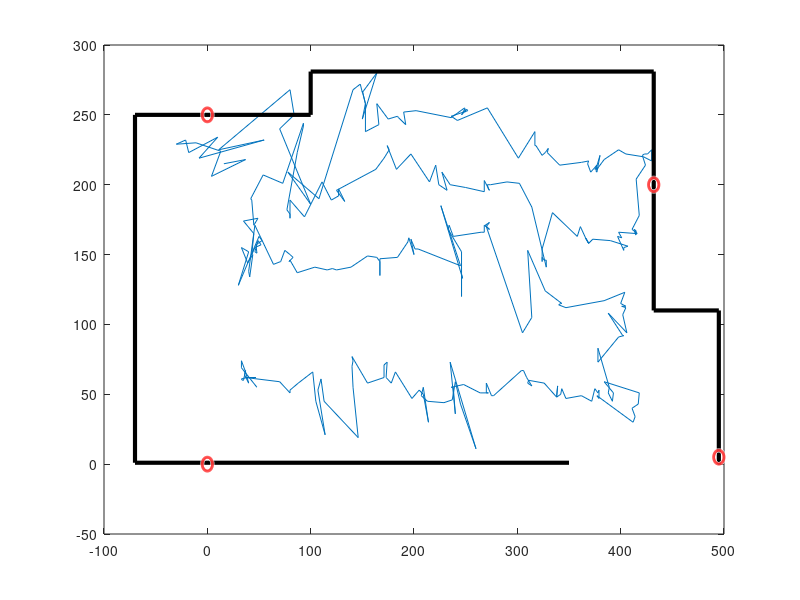
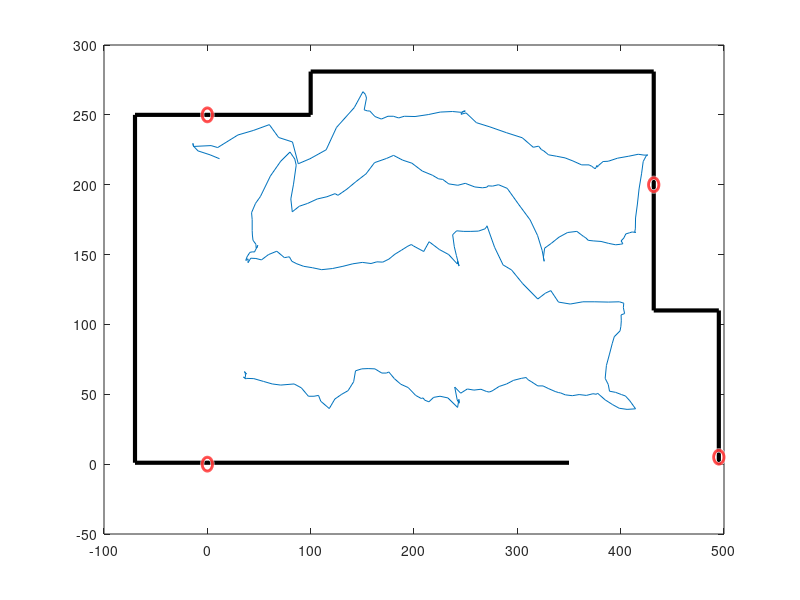
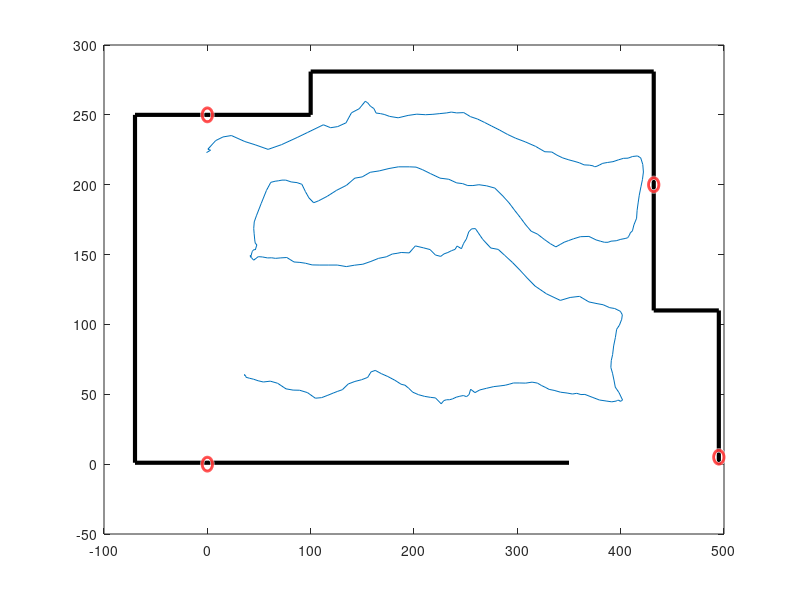
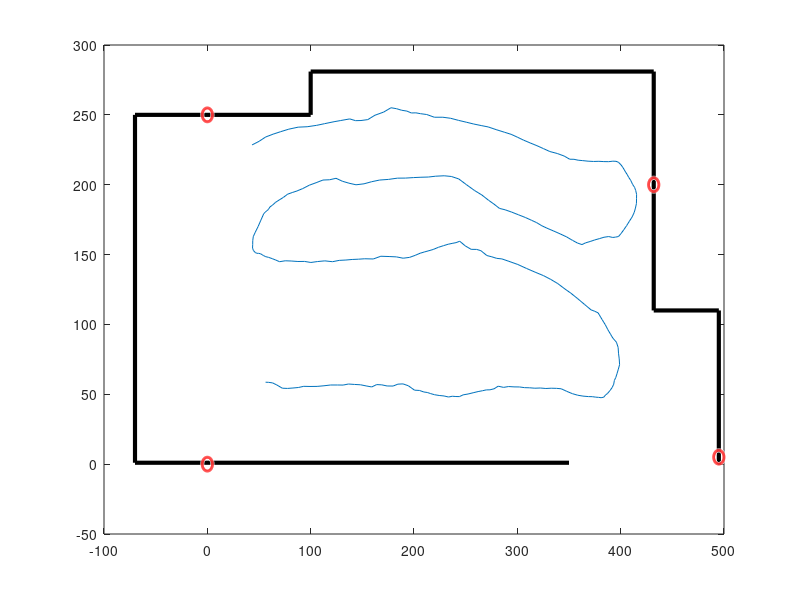

The MATLAB script that drew these images, in order: (Note: this script raises an error after producing the figures.)
%% Clear all and add the variables

clear all
load('RecognitionRoute1.mat');
%load('RecognitionRoute1_replay.mat')

%% Plot route with different average windows

InitOfCorrectData = 5;

windowSize = 5;
b = (1/windowSize)*ones(1,windowSize);
a = 1;

y5 = filter(b,a,y_calculated(InitOfCorrectData:end));
x5 = filter(b,a,x_calculated(InitOfCorrectData:end));
x5 = x5(windowSize:end); 
y5 = y5(windowSize:end); 


windowSize = 10;
b = (1/windowSize)*ones(1,windowSize);
a = 1;

y10 = filter(b,a,y_calculated(InitOfCorrectData:end));
x10 = filter(b,a,x_calculated(InitOfCorrectData:end));
x10 = x10(windowSize:end); 
y10 = y10(windowSize:end); 

rssi1_filt = filter(b,a,rssi1(InitOfCorrectData:end));
rssi2_filt = filter(b,a,rssi2(InitOfCorrectData:end));
rssi3_filt = filter(b,a,rssi3(InitOfCorrectData:end));
rssi4_filt = filter(b,a,rssi4(InitOfCorrectData:end));

rssi1_filt = rssi1_filt(windowSize:end);
rssi2_filt = rssi2_filt(windowSize:end);
rssi3_filt = rssi3_filt(windowSize:end);
rssi4_filt = rssi4_filt(windowSize:end);

windowSize = 20;
b = (1/windowSize)*ones(1,windowSize);
a = 1;

y20 = filter(b,a,y_calculated(InitOfCorrectData:end));
x20 = filter(b,a,x_calculated(InitOfCorrectData:end));
x20 = x20(windowSize:end); 
y20 = y20(windowSize:end);

figure

plot(x_calculated(InitOfCorrectData:end), y_calculated(InitOfCorrectData:end))
hold on
%plot room
line([-70,350],[1,1], 'LineWidth',3, 'Color', 'k')
line([-70,-70],[1,250], 'LineWidth',3, 'Color', 'k')
line([-70,100],[250,250], 'LineWidth',3, 'Color', 'k')
line([100,100],[250,281], 'LineWidth',3, 'Color', 'k')
line([100,432],[281,281], 'LineWidth',3, 'Color', 'k')
line([432,432],[281,110], 'LineWidth',3, 'Color', 'k')
line([432,495],[110,110], 'LineWidth',3, 'Color', 'k')
line([495,495],[110,0], 'LineWidth',3, 'Color', 'k')
viscircles([432,200],5) %node 1
viscircles([0,0],5) %node 2
viscircles([495,5],5) %node 3
viscircles([0,250],5) %node 4

figure
plot(x5,y5)
hold on
%plot room
line([-70,350],[1,1], 'LineWidth',3, 'Color', 'k')
line([-70,-70],[1,250], 'LineWidth',3, 'Color', 'k')
line([-70,100],[250,250], 'LineWidth',3, 'Color', 'k')
line([100,100],[250,281], 'LineWidth',3, 'Color', 'k')
line([100,432],[281,281], 'LineWidth',3, 'Color', 'k')
line([432,432],[281,110], 'LineWidth',3, 'Color', 'k')
line([432,495],[110,110], 'LineWidth',3, 'Color', 'k')
line([495,495],[110,0], 'LineWidth',3, 'Color', 'k')
viscircles([432,200],5) %node 1
viscircles([0,0],5) %node 2
viscircles([495,5],5) %node 3
viscircles([0,250],5) %node 4

figure
plot(x10,y10)
hold on
%plot room
line([-70,350],[1,1], 'LineWidth',3, 'Color', 'k')
line([-70,-70],[1,250], 'LineWidth',3, 'Color', 'k')
line([-70,100],[250,250], 'LineWidth',3, 'Color', 'k')
line([100,100],[250,281], 'LineWidth',3, 'Color', 'k')
line([100,432],[281,281], 'LineWidth',3, 'Color', 'k')
line([432,432],[281,110], 'LineWidth',3, 'Color', 'k')
line([432,495],[110,110], 'LineWidth',3, 'Color', 'k')
line([495,495],[110,0], 'LineWidth',3, 'Color', 'k')
viscircles([432,200],5) %node 1
viscircles([0,0],5) %node 2
viscircles([495,5],5) %node 3
viscircles([0,250],5) %node 4

figure
plot(x20,y20)
hold on
%plot room
line([-70,350],[1,1], 'LineWidth',3, 'Color', 'k')
line([-70,-70],[1,250], 'LineWidth',3, 'Color', 'k')
line([-70,100],[250,250], 'LineWidth',3, 'Color', 'k')
line([100,100],[250,281], 'LineWidth',3, 'Color', 'k')
line([100,432],[281,281], 'LineWidth',3, 'Color', 'k')
line([432,432],[281,110], 'LineWidth',3, 'Color', 'k')
line([432,495],[110,110], 'LineWidth',3, 'Color', 'k')
line([495,495],[110,0], 'LineWidth',3, 'Color', 'k')
viscircles([432,200],5) %node 1
viscircles([0,0],5) %node 2
viscircles([495,5],5) %node 3
viscircles([0,250],5) %node 4

%% Plot RSSI signals

figure
plot(rssi1_filt)
hold on
plot(rssi2_filt)
hold on
plot(rssi3_filt)
hold on
plot(rssi4_filt)

figure
plot(rssi1)
hold on
plot(rssi2)
hold on
plot(rssi3)
hold on
plot(rssi4)

%% Trilateration Test

%Calcultes distance using  formula
txPower = -51;
d_signal_1 = 10.^( (txPower - rssi1_filt)/20);
d_signal_2 = 10.^( (txPower - rssi2_filt)/20);
d_signal_3 = 10.^( (txPower - rssi3_filt)/20);
d_signal_4 = 10.^( (txPower - rssi4_filt)/20);

func = fittype('sqrt( (x-x0)^2 + (y-y0)^2 )');

%% Fingerprinting

t1 = table(x10,y10,rssi1_filt);
model_rssi1 = fitrgp(t1,'rssi1_filt');

t2 = table(x10,y10,rssi2_filt);
model_rssi2 = fitrgp(t2,'rssi2_filt');

t3 = table(x10,y10,rssi3_filt);
model_rssi3 = fitrgp(t3,'rssi3_filt');

t4 = table(x10,y10,rssi4_filt);
model_rssi4 = fitrgp(t4,'rssi4_filt');

%% HeatMap
clear heat_rssi1

cell_dimention = 20;
room_x = linspace(0,500, round(500/cell_dimention));
room_y = linspace(0,250, round(250/cell_dimention)); 

heat_rssi1 =  zeros(size(room_x,2),size(room_y,2));
heat_rssi2 =  zeros(size(room_x,2),size(room_y,2));
heat_rssi3 =  zeros(size(room_x,2),size(room_y,2));
heat_rssi4 =  zeros(size(room_x,2),size(room_y,2));

for i=1:size(heat_rssi1,1)
    for j = 1:size(heat_rssi1,2)
        heat_rssi1(i,j) = model_rssi1.predict([room_x(i),room_y(j)]);
        heat_rssi2(i,j) = model_rssi2.predict([room_x(i),room_y(j)]);
        heat_rssi3(i,j) = model_rssi3.predict([room_x(i),room_y(j)]);
        heat_rssi4(i,j) = model_rssi4.predict([room_x(i),room_y(j)]);
    end
end

[X,Y] = meshgrid(room_x',room_y');

h = surf(X,Y,heat_rssi1');
view(0,90)
shading interp
hold on
z = get(h,'ZData');
set(h,'ZData',z-10)  
z_max = max(max(get(h,'Zdata')));

%plot room
line([-70,350],[1,1],[z_max,z_max], 'LineWidth',3, 'Color', 'k')
line([-70,-70],[1,250],[z_max,z_max], 'LineWidth',3, 'Color', 'k')
line([-70,100],[250,250],[z_max,z_max], 'LineWidth',3, 'Color', 'k')
line([100,100],[250,281],[z_max,z_max], 'LineWidth',3, 'Color', 'k')
line([100,432],[281,281],[z_max,z_max], 'LineWidth',3, 'Color', 'k')
line([432,432],[281,110],[z_max,z_max], 'LineWidth',3, 'Color', 'k')
line([432,495],[110,110],[z_max,z_max], 'LineWidth',3, 'Color', 'k')
line([495,495],[110,0],[z_max,z_max], 'LineWidth',3, 'Color', 'k')
viscircles([432,200],5) %node 1
viscircles([0,0],5) %node 2
viscircles([495,5],5) %node 3
viscircles([0,250],5) %node 4

figure

surf(X,Y,heat_rssi2')
view(0,90)
shading interp
line([-70,350],[1,1],[z_max,z_max], 'LineWidth',3, 'Color', 'k')
line([-70,-70],[1,250],[z_max,z_max], 'LineWidth',3, 'Color', 'k')
line([-70,100],[250,250],[z_max,z_max], 'LineWidth',3, 'Color', 'k')
line([100,100],[250,281],[z_max,z_max], 'LineWidth',3, 'Color', 'k')
line([100,432],[281,281],[z_max,z_max], 'LineWidth',3, 'Color', 'k')
line([432,432],[281,110],[z_max,z_max], 'LineWidth',3, 'Color', 'k')
line([432,495],[110,110],[z_max,z_max], 'LineWidth',3, 'Color', 'k')
line([495,495],[110,0],[z_max,z_max], 'LineWidth',3, 'Color', 'k')
viscircles([432,200],5) %node 1
viscircles([0,0],5) %node 2
viscircles([495,5],5) %node 3
viscircles([0,250],5) %node 4

figure

surf(X,Y,heat_rssi3')
view(0,90)
shading interp
line([-70,350],[1,1],[z_max,z_max], 'LineWidth',3, 'Color', 'k')
line([-70,-70],[1,250],[z_max,z_max], 'LineWidth',3, 'Color', 'k')
line([-70,100],[250,250],[z_max,z_max], 'LineWidth',3, 'Color', 'k')
line([100,100],[250,281],[z_max,z_max], 'LineWidth',3, 'Color', 'k')
line([100,432],[281,281],[z_max,z_max], 'LineWidth',3, 'Color', 'k')
line([432,432],[281,110],[z_max,z_max], 'LineWidth',3, 'Color', 'k')
line([432,495],[110,110],[z_max,z_max], 'LineWidth',3, 'Color', 'k')
line([495,495],[110,0],[z_max,z_max], 'LineWidth',3, 'Color', 'k')
viscircles([432,200],5) %node 1
viscircles([0,0],5) %node 2
viscircles([495,5],5) %node 3
viscircles([0,250],5) %node 4

figure

surf(X,Y,heat_rssi4')
view(0,90)
shading interp
line([-70,350],[1,1],[z_max,z_max], 'LineWidth',3, 'Color', 'k')
line([-70,-70],[1,250],[z_max,z_max], 'LineWidth',3, 'Color', 'k')
line([-70,100],[250,250],[z_max,z_max], 'LineWidth',3, 'Color', 'k')
line([100,100],[250,281],[z_max,z_max], 'LineWidth',3, 'Color', 'k')
line([100,432],[281,281],[z_max,z_max], 'LineWidth',3, 'Color', 'k')
line([432,432],[281,110],[z_max,z_max], 'LineWidth',3, 'Color', 'k')
line([432,495],[110,110],[z_max,z_max], 'LineWidth',3, 'Color', 'k')
line([495,495],[110,0],[z_max,z_max], 'LineWidth',3, 'Color', 'k')
viscircles([432,200],5) %node 1
viscircles([0,0],5) %node 2
viscircles([495,5],5) %node 3
viscircles([0,250],5) %node 4

%% test to Estimate distance with RSSI data

distance = zeros(size(heat_rssi1));
% 80,150,355,171,439,199,-54,-61,-59,-57
M = [-54,-61,-59,-57];

distance= sqrt( ( (heat_rssi1 - M(1)).^2 + (heat_rssi2 - M(2)).^2 + (heat_rssi3 - M(3)).^2 + (heat_rssi4 - M(4)).^2 )/4  );

surf(X,Y,distance')
view(0,90)
shading interp

[a,b] = find(distance == min(distance(:)));
x_current = a*cell_dimention
y_current = b*cell_dimention


%% Now MACHINEEEE LEARNIIIINGGUUU

%Prepare the data to be entered on the algorithm

ml_cell_dimention = 80; %cm
class = zeros(size(x10));

x_ml = ceil(x10/ml_cell_dimention);
y_ml = ceil(y10/ml_cell_dimention);
max_col = ceil(495/ml_cell_dimention);
max_row = ceil(250/ml_cell_dimention);

class = (y_ml -1)*max_col + x_ml;

%x and y corresponding each class

ml_class_x = rem(class,max_col) -(ml_cell_dimention/2); 
ml_class_y = (ml_cell_dimention/2) + floor(class/max_col)*ml_cell_dimention;



table_ML = table(rssi1_filt,rssi2_filt,rssi3_filt,rssi4_filt,class);




%% Save all Variables from calibration

save('RecognitionRoute1_results','cell_dimention','heat_rssi1','heat_rssi2','heat_rssi3','heat_rssi4','ml_cell_dimention','model_rssi1','model_rssi2','model_rssi3','model_rssi4','table_ML','room_x','room_y','X','Y','ML_classifier')


%% SECOND WALK PHASE!!!!!!!!!!!!!!!!!!!!!!!!!!!!!!!!!!!!!!!!!!!!!!!!!!!!!!!!!!!!!!!!!!!!!!!!!!!!

clear all
load('RecognitionRoute1_results.mat')
load('TestingRoute2')
%load('TestingRoute2_replay')

%% Plot route

InitOfCorrectData = 15;

windowSize = 10;
b = (1/windowSize)*ones(1,windowSize);
a = 1;

y10 = filter(b,a,y_calculated(InitOfCorrectData:end));
x10 = filter(b,a,x_calculated(InitOfCorrectData:end));
x10 = x10(windowSize:end); 
y10 = y10(windowSize:end); 

rssi1_filt = filter(b,a,rssi1(InitOfCorrectData:end));
rssi2_filt = filter(b,a,rssi2(InitOfCorrectData:end));
rssi3_filt = filter(b,a,rssi3(InitOfCorrectData:end));
rssi4_filt = filter(b,a,rssi4(InitOfCorrectData:end));

rssi1_filt = rssi1_filt(windowSize:end);
rssi2_filt = rssi2_filt(windowSize:end);
rssi3_filt = rssi3_filt(windowSize:end);
rssi4_filt = rssi4_filt(windowSize:end);

plot(x10,y10)
hold on
%plot room
line([-70,350],[1,1], 'LineWidth',3, 'Color', 'k')
line([-70,-70],[1,250], 'LineWidth',3, 'Color', 'k')
line([-70,100],[250,250], 'LineWidth',3, 'Color', 'k')
line([100,100],[250,281], 'LineWidth',3, 'Color', 'k')
line([100,432],[281,281], 'LineWidth',3, 'Color', 'k')
line([432,432],[281,110], 'LineWidth',3, 'Color', 'k')
line([432,495],[110,110], 'LineWidth',3, 'Color', 'k')
line([495,495],[110,0], 'LineWidth',3, 'Color', 'k')
viscircles([432,200],5) %node 1
viscircles([0,0],5) %node 2
viscircles([495,5],5) %node 3
viscircles([0,250],5) %node 4

%% Calculate Fingerprinting

x_fingerprint = zeros(size(x10,1),1);
y_fingerprint = zeros(size(y10,1),1);

%x_fingerprint = zeros(100,1);
%y_fingerprint = zeros(100,1);

distance = zeros(size(heat_rssi1));

for i=1:size(x_fingerprint)
    distance= sqrt( ( (heat_rssi1 - rssi1_filt(i)).^2 + (heat_rssi2 - rssi2_filt(i)).^2 + (heat_rssi3 - rssi3_filt(i)).^2 + (heat_rssi4 - rssi4_filt(i)).^2 )/4  );
    [a,b] = find(distance == min(distance(:)));
    x_fingerprint(i) = a*cell_dimention;
    y_fingerprint(i) = b*cell_dimention;
    %figure
    surf(X,Y,distance')
    view(0,90)
    shading interp

end

windowSize = 20;
b = (1/windowSize)*ones(1,windowSize);
a = 1;
x_fing__filt = filter(b,a,x_fingerprint);
y_fing__filt = filter(b,a,y_fingerprint);
x_fing__filt = x_fing__filt(windowSize:end);
y_fing__filt = y_fing__filt(windowSize:end);
figure 
plot(x_fing__filt,y_fing__filt)
hold on
%plot room
line([-70,350],[1,1], 'LineWidth',3, 'Color', 'k')
line([-70,-70],[1,250], 'LineWidth',3, 'Color', 'k')
line([-70,100],[250,250], 'LineWidth',3, 'Color', 'k')
line([100,100],[250,281], 'LineWidth',3, 'Color', 'k')
line([100,432],[281,281], 'LineWidth',3, 'Color', 'k')
line([432,432],[281,110], 'LineWidth',3, 'Color', 'k')
line([432,495],[110,110], 'LineWidth',3, 'Color', 'k')
line([495,495],[110,0], 'LineWidth',3, 'Color', 'k')
viscircles([432,200],5) %node 1
viscircles([0,0],5) %node 2
viscircles([495,5],5) %node 3
viscircles([0,250],5) %node 4

figure


%% MAchine Learning!!!

class = zeros(size(x10));
True_class = zeros(size(x10));

max_col = ceil(495/ml_cell_dimention);
max_row = ceil(250/ml_cell_dimention);

x_ml = ceil(x10/ml_cell_dimention);
y_ml = ceil(y10/ml_cell_dimention);
True_class = (y_ml -1)*max_col + x_ml;


table_to_test = table(rssi1_filt,rssi2_filt,rssi3_filt,rssi4_filt,class);

yfit = ML_classifier.predictFcn(table_to_test);

ml_class_x = rem(yfit,max_col)*ml_cell_dimention -(ml_cell_dimention/2); 
ml_class_y = (ml_cell_dimention/2) + floor(yfit/max_col)*ml_cell_dimention;


windowSize = 20;
b = (1/windowSize)*ones(1,windowSize);
a = 1;
ml_class_x_filt = filter(b,a,ml_class_x);
ml_class_y_filt = filter(b,a,ml_class_y);
ml_class_x_filt = ml_class_x_filt(windowSize:end);
ml_class_y_filt = ml_class_y_filt(windowSize:end);
figure 
plot(ml_class_x_filt,ml_class_y_filt)
hold on
%plot room
line([-70,350],[1,1], 'LineWidth',3, 'Color', 'k')
line([-70,-70],[1,250], 'LineWidth',3, 'Color', 'k')
line([-70,100],[250,250], 'LineWidth',3, 'Color', 'k')
line([100,100],[250,281], 'LineWidth',3, 'Color', 'k')
line([100,432],[281,281], 'LineWidth',3, 'Color', 'k')
line([432,432],[281,110], 'LineWidth',3, 'Color', 'k')
line([432,495],[110,110], 'LineWidth',3, 'Color', 'k')
line([495,495],[110,0], 'LineWidth',3, 'Color', 'k')
viscircles([432,200],5) %node 1
viscircles([0,0],5) %node 2
viscircles([495,5],5) %node 3
viscircles([0,250],5) %node 4

% Classification results

results = yfit-True_class;
(sum(results(:) == 0)/size(results,1))*100